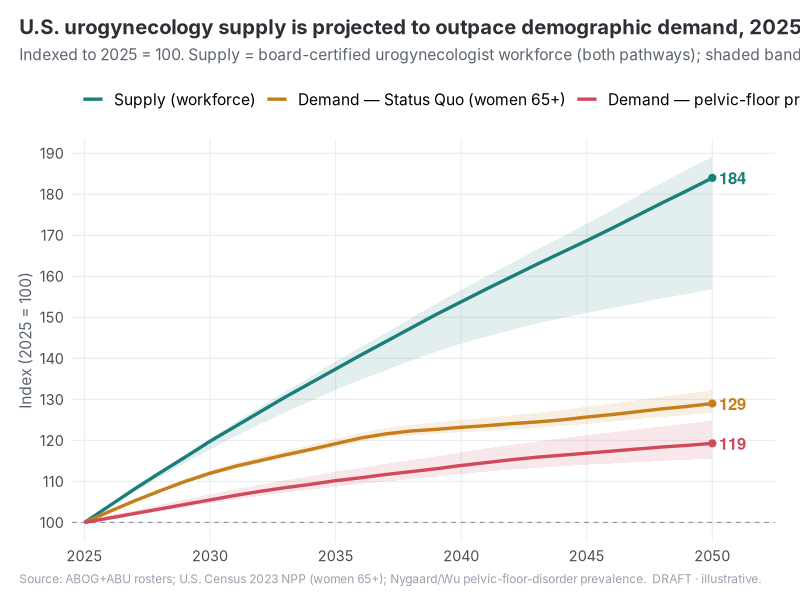

R code for this plot:
#!/usr/bin/env Rscript
# National urogynecology supply vs demand, 2025-2050 — static figure styled to
# match the Effective-Adequacy Explorer (Shiny) charts: teal supply, orange
# status-quo demand, red prevalence demand, indexed to 2025 = 100, uncertainty
# ribbons, dashed 2025 reference. Inter font, plot-width title, white background.
suppressPackageStartupMessages({ library(readr); library(dplyr); library(tidyr); library(ggplot2) })

TEAL <- "#1b7f79"; ORANGE <- "#c77d1a"; RED <- "#d1495b"; GREY <- "#8a97a8"; INK <- "#2b2f36"
ft <- tryCatch({
  fams <- systemfonts::system_fonts()$family
  if ("Inter" %in% fams) "Inter" else "sans"
}, error = function(e) "sans")

d <- read_csv("data/urps_supply_demand_national_2026-07-23.csv", show_col_types = FALSE)

series <- tibble(
  YEAR = rep(d$YEAR, 3),
  what = factor(rep(c("Supply (workforce)", "Demand — Status Quo (women 65+)",
                      "Demand — pelvic-floor prevalence"), each = nrow(d)),
                levels = c("Supply (workforce)", "Demand — Status Quo (women 65+)",
                           "Demand — pelvic-floor prevalence")),
  idx = c(d$supply_index, d$w65_index, d$pfd_index),
  lo  = c(d$supply_lo_index, d$w65_lo_index, d$pfd_lo_index),
  hi  = c(d$supply_hi_index, d$w65_hi_index, d$pfd_hi_index)
)
pal <- c("Supply (workforce)" = TEAL,
         "Demand — Status Quo (women 65+)" = ORANGE,
         "Demand — pelvic-floor prevalence" = RED)

# endpoint labels (2050)
ends <- series %>% filter(YEAR == max(YEAR))

p <- ggplot(series, aes(YEAR, idx, color = what, fill = what)) +
  geom_hline(yintercept = 100, linetype = "dashed", linewidth = 0.4, color = GREY) +
  geom_ribbon(aes(ymin = lo, ymax = hi), color = NA, alpha = 0.12, show.legend = FALSE) +
  geom_line(linewidth = 1.15) +
  geom_point(data = ends, size = 2.1, show.legend = FALSE) +
  geom_text(data = ends, aes(label = sprintf("%.0f", idx)),
            hjust = -0.25, size = 12, size.unit = "pt", fontface = "bold", show.legend = FALSE) +
  scale_color_manual(values = pal) + scale_fill_manual(values = pal) +
  scale_x_continuous(breaks = seq(2025, 2050, 5), expand = expansion(mult = c(0.02, 0.10))) +
  scale_y_continuous(breaks = seq(90, 200, 10)) +
  labs(
    title = "U.S. urogynecology supply is projected to outpace demographic demand, 2025–2050",
    subtitle = "Indexed to 2025 = 100. Supply = board-certified urogynecologist workforce (both pathways); shaded bands = 95% range.",
    x = NULL, y = "Index (2025 = 100)", color = NULL,
    caption = "Source: ABOG+ABU rosters; U.S. Census 2023 NPP (women 65+); Nygaard/Wu pelvic-floor-disorder prevalence.  DRAFT · illustrative."
  ) +
  theme_minimal(base_size = 13, base_family = ft) +
  theme(
    plot.title = element_text(size = rel(1.12), face = "bold", color = INK),
    plot.title.position = "plot",
    plot.subtitle = element_text(size = rel(0.86), color = "#5b636e", margin = margin(b = 10)),
    plot.caption = element_text(size = rel(0.66), color = "#98a0ab", hjust = 0),
    plot.caption.position = "plot",
    legend.position = "top", legend.justification = "left",
    legend.text = element_text(size = rel(0.86)),
    axis.title.y = element_text(size = rel(0.86), color = "#5b636e"),
    panel.grid.minor = element_blank(),
    panel.grid.major = element_line(color = "#ecedf0", linewidth = 0.4),
    plot.margin = margin(14, 18, 10, 14)
  )

out <- "figures/urps_supply_demand_figure.png"
ggsave(out, p, width = 9.5, height = 5.6, dpi = 300, bg = "white")
cat("wrote", out, "|", round(file.info(out)$size/1e3), "KB\n")
cat(sprintf("2050 endpoints -> supply=%.0f  demand(w65)=%.0f  demand(pfd)=%.0f\n",
            ends$idx[ends$what=="Supply (workforce)"],
            ends$idx[grepl("Status Quo", ends$what)],
            ends$idx[grepl("prevalence", ends$what)]))
